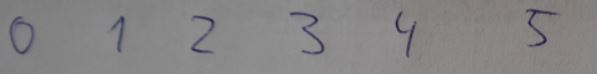
#> input picture Segmentation/Testing Images/handwritten_test1.JPG, 597 x 74 px
$ python segAlg.py 'Testing Images/handwritten_test1.JPG'
#> lines starting #> are read from the running program, lines starting #| are printed output that depends on the picture
from PIL import Image
import json, sys
from fixEq import createAlliances

# Struct for bounding box for each digit and value
class Digit(object):
    def __init__(self):
        self.value = None
        self.top = None
        self.left = None
        self.right = None
        self.bottom = None
        self.position = 0 # 0 is inline, 1 is super, 2 is sub


last_label = None # Last label assigned to a potential bounding box

def segmentation(image_link):

    # Image Loading
#> called with image_link = 'Testing Images/handwritten_test1.JPG'
    im = Image.open(image_link)
#> im is the input picture: PIL image 597x74 RGB; mean R, G, B 133.9, 132.3, 132.7
    im = im.convert('1')
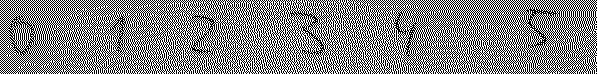
#> im: PIL image 597x74 1; 52% white; black in thin lines or dots

    output = dict()
    eq_table = dict()


    # Getting pixel data
    width, height = im.size
#> width = 597; height = 74
    im_data = list(im.getdata())
#> im_data = 44178 items
    im_data = [im_data[i * width:(i + 1) * width] for i in range(height)]
#> im_data = 74 items
    pixels = []

    # Converting pixel data to binary values
    for row in range(height):
        curr_row = []
        for col in range(width):
            val = im_data[row][col]
            if(val < 10):
                val = 0
                label = None # Unlabelled pixel
            else:
                val = 255
                label = -1 # Background pixel
            curr_row += [[val,label]] # pixel value, digit_class
        pixels += [curr_row]
#> after the loop, pixels = 74 items

    # First rounding of labeling pixels
    for row in range(height):
        for col in range(width):
            pixel = pixels[row][col]
            val = pixel[0]
            label = pixel[1]
            if(val == 0):
                # Foreground pixel

                # Checks all the neighbors and gives the lowest label
                # and all neighboring labels (which are all equivalent)
                new_label, labels = checkNeighbors(pixels, row, col)
                pixels[row][col] = [val, new_label] # Assigning new label

                #Update equivalence table with new equivalences
                eq_table[new_label] = addList2Set(labels, eq_table.get(new_label, set()))
                if(new_label in eq_table[new_label]):
                    # print(eq_table)
                    eq_table[new_label].remove(new_label)
#> this loop made 1 pass

    # Second pass of labelling
    for row in range(height):
        for col in range(width):
            pixel = pixels[row][col]
            val = pixel[0]
            label = pixel[1]
            if(val == 0):
                # Background pixel
                new_label, labels = checkNeighbors(pixels, row, col)
                pixels[row][col] = [val, new_label]
            label = pixel[1]
            if(output.get(label, None) == None):
                # First time assigning that label
                output[label] = [row, col, row, col]
            else:
                sr, sc, er, ec = output[label]
                if(col < sc):
                    output[label] = [sr, col, er, ec]
                if(col > ec):
                    output[label] = [sr, sc, er, col]
                if(row > er):
                    output[label] = [sr, sc, row, ec]

    return output, eq_table

def createOutput(bboxes):
    temp = dict()
    output = []
    for key in bboxes:
        temp = dict()
        bbox = bboxes[key]
        # print(key, bbox)
        temp['startRow'] = bbox[0]
        temp['startCol'] = bbox[1]
        temp['endRow'] = bbox[2]
        temp['endCol'] = bbox[3]
        output += [temp]

    json.dump(output, sys.stdout)


def checkNeighbors(pixels, row, col):
    global last_label
    # Checks all neighbors of the pixels
    if(row == 0):
        print("oops")
    if(col == 0):
        print("oops!!")
    tl = pixels[row-1][col-1]
    t  = pixels[row-1][col]
#> (the run stopped early here; a loop or call above may not have finished)
